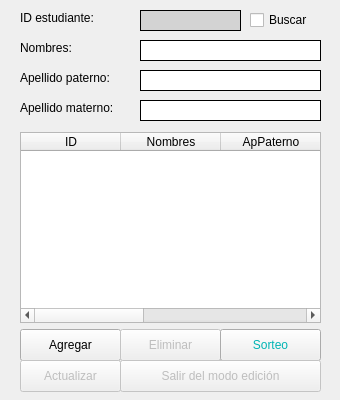
<?xml version="1.0" encoding="UTF-8"?>
<ui version="4.0">
 <class>Estudiantes</class>
 <widget class="QMainWindow" name="Estudiantes">
  <property name="geometry">
   <rect>
    <x>0</x>
    <y>0</y>
    <width>340</width>
    <height>400</height>
   </rect>
  </property>
  <property name="minimumSize">
   <size>
    <width>340</width>
    <height>400</height>
   </size>
  </property>
  <property name="maximumSize">
   <size>
    <width>340</width>
    <height>400</height>
   </size>
  </property>
  <property name="windowTitle">
   <string>Estudiantes</string>
  </property>
  <widget class="QWidget" name="centralwidget">
   <widget class="QLineEdit" name="estNombres">
    <property name="geometry">
     <rect>
      <x>140</x>
      <y>40</y>
      <width>181</width>
      <height>21</height>
     </rect>
    </property>
    <property name="styleSheet">
     <string notr="true">border: 1px solid black;</string>
    </property>
    <property name="maxLength">
     <number>255</number>
    </property>
   </widget>
   <widget class="QLabel" name="lblNombres">
    <property name="geometry">
     <rect>
      <x>20</x>
      <y>40</y>
      <width>71</width>
      <height>16</height>
     </rect>
    </property>
    <property name="text">
     <string>Nombres:</string>
    </property>
   </widget>
   <widget class="QLabel" name="lblApPat">
    <property name="geometry">
     <rect>
      <x>20</x>
      <y>70</y>
      <width>111</width>
      <height>16</height>
     </rect>
    </property>
    <property name="text">
     <string>Apellido paterno:</string>
    </property>
   </widget>
   <widget class="QLineEdit" name="estApPat">
    <property name="geometry">
     <rect>
      <x>140</x>
      <y>70</y>
      <width>181</width>
      <height>21</height>
     </rect>
    </property>
    <property name="styleSheet">
     <string notr="true">border: 1px solid black;</string>
    </property>
    <property name="maxLength">
     <number>255</number>
    </property>
   </widget>
   <widget class="QLabel" name="lblApMat">
    <property name="geometry">
     <rect>
      <x>20</x>
      <y>100</y>
      <width>111</width>
      <height>16</height>
     </rect>
    </property>
    <property name="text">
     <string>Apellido materno:</string>
    </property>
   </widget>
   <widget class="QLineEdit" name="estApMat">
    <property name="geometry">
     <rect>
      <x>140</x>
      <y>100</y>
      <width>181</width>
      <height>21</height>
     </rect>
    </property>
    <property name="styleSheet">
     <string notr="true">border: 1px solid black;</string>
    </property>
    <property name="maxLength">
     <number>255</number>
    </property>
   </widget>
   <widget class="QPushButton" name="estAgregar">
    <property name="geometry">
     <rect>
      <x>20</x>
      <y>329</y>
      <width>101</width>
      <height>32</height>
     </rect>
    </property>
    <property name="text">
     <string>Agregar</string>
    </property>
   </widget>
   <widget class="QPushButton" name="estEliminar">
    <property name="enabled">
     <bool>false</bool>
    </property>
    <property name="geometry">
     <rect>
      <x>120</x>
      <y>329</y>
      <width>101</width>
      <height>32</height>
     </rect>
    </property>
    <property name="text">
     <string>Eliminar</string>
    </property>
    <property name="flat">
     <bool>false</bool>
    </property>
   </widget>
   <widget class="QPushButton" name="estSorteo">
    <property name="geometry">
     <rect>
      <x>220</x>
      <y>329</y>
      <width>101</width>
      <height>32</height>
     </rect>
    </property>
    <property name="styleSheet">
     <string notr="true">color: rgb(0,180,180);</string>
    </property>
    <property name="text">
     <string>Sorteo</string>
    </property>
   </widget>
   <widget class="QLineEdit" name="estID">
    <property name="enabled">
     <bool>true</bool>
    </property>
    <property name="geometry">
     <rect>
      <x>140</x>
      <y>10</y>
      <width>101</width>
      <height>21</height>
     </rect>
    </property>
    <property name="autoFillBackground">
     <bool>false</bool>
    </property>
    <property name="styleSheet">
     <string notr="true">background-color: lightgray;
border: 1px solid black;</string>
    </property>
    <property name="maxLength">
     <number>8</number>
    </property>
    <property name="readOnly">
     <bool>true</bool>
    </property>
   </widget>
   <widget class="QLabel" name="lblID">
    <property name="geometry">
     <rect>
      <x>20</x>
      <y>10</y>
      <width>91</width>
      <height>16</height>
     </rect>
    </property>
    <property name="text">
     <string>ID estudiante:</string>
    </property>
   </widget>
   <widget class="QCheckBox" name="estChkBuscar">
    <property name="geometry">
     <rect>
      <x>250</x>
      <y>10</y>
      <width>71</width>
      <height>20</height>
     </rect>
    </property>
    <property name="text">
     <string>Buscar</string>
    </property>
    <property name="checked">
     <bool>false</bool>
    </property>
   </widget>
   <widget class="QTableWidget" name="tbEstudiantes">
    <property name="enabled">
     <bool>true</bool>
    </property>
    <property name="geometry">
     <rect>
      <x>20</x>
      <y>132</y>
      <width>301</width>
      <height>191</height>
     </rect>
    </property>
    <property name="focusPolicy">
     <enum>Qt::StrongFocus</enum>
    </property>
    <property name="frameShadow">
     <enum>QFrame::Plain</enum>
    </property>
    <property name="sizeAdjustPolicy">
     <enum>QAbstractScrollArea::AdjustIgnored</enum>
    </property>
    <property name="editTriggers">
     <set>QAbstractItemView::NoEditTriggers</set>
    </property>
    <property name="selectionMode">
     <enum>QAbstractItemView::SingleSelection</enum>
    </property>
    <property name="sortingEnabled">
     <bool>false</bool>
    </property>
    <property name="wordWrap">
     <bool>true</bool>
    </property>
    <column>
     <property name="text">
      <string>ID</string>
     </property>
    </column>
    <column>
     <property name="text">
      <string>Nombres</string>
     </property>
    </column>
    <column>
     <property name="text">
      <string>ApPaterno</string>
     </property>
    </column>
    <column>
     <property name="text">
      <string>ApMaterno</string>
     </property>
    </column>
    <column>
     <property name="text">
      <string>Agregado</string>
     </property>
    </column>
   </widget>
   <widget class="QPushButton" name="estActualizar">
    <property name="enabled">
     <bool>false</bool>
    </property>
    <property name="geometry">
     <rect>
      <x>20</x>
      <y>360</y>
      <width>101</width>
      <height>32</height>
     </rect>
    </property>
    <property name="text">
     <string>Actualizar</string>
    </property>
   </widget>
   <widget class="QPushButton" name="estSalirEdicion">
    <property name="enabled">
     <bool>false</bool>
    </property>
    <property name="geometry">
     <rect>
      <x>120</x>
      <y>360</y>
      <width>201</width>
      <height>32</height>
     </rect>
    </property>
    <property name="text">
     <string>Salir del modo edición</string>
    </property>
   </widget>
  </widget>
 </widget>
 <resources/>
 <connections/>
</ui>
